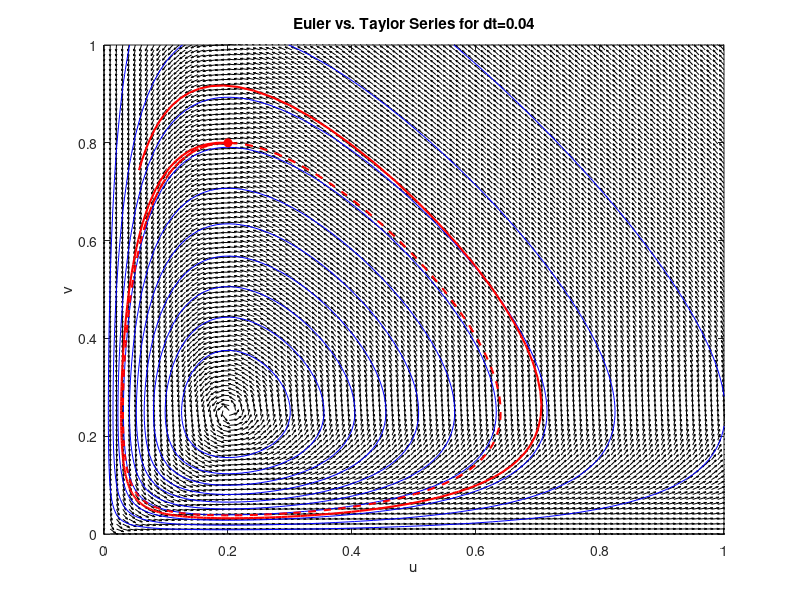
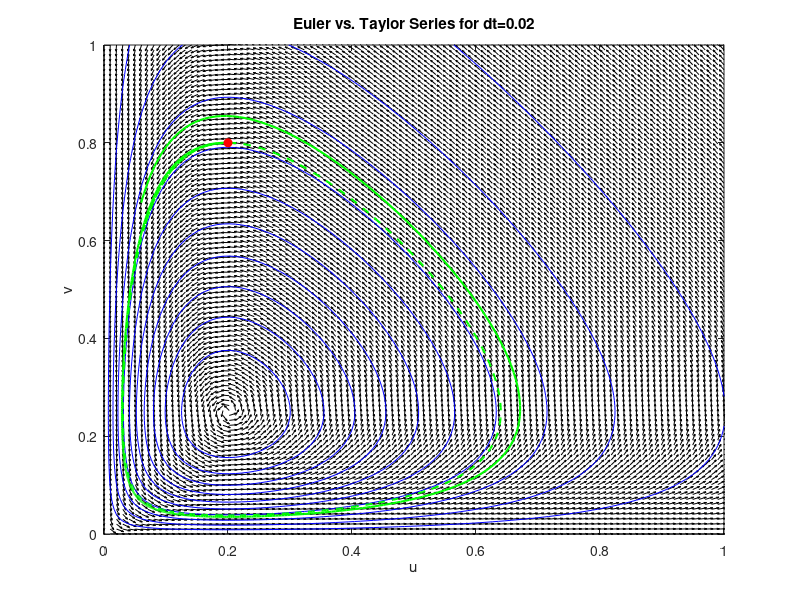
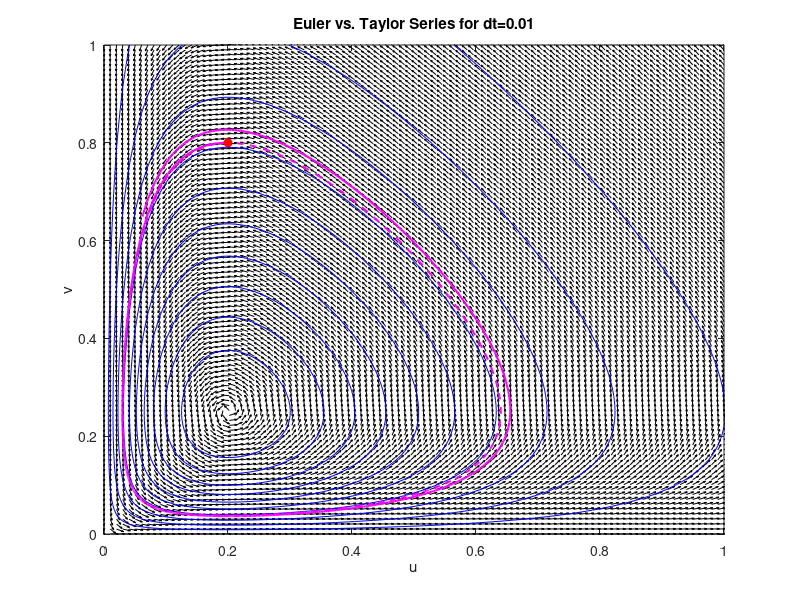
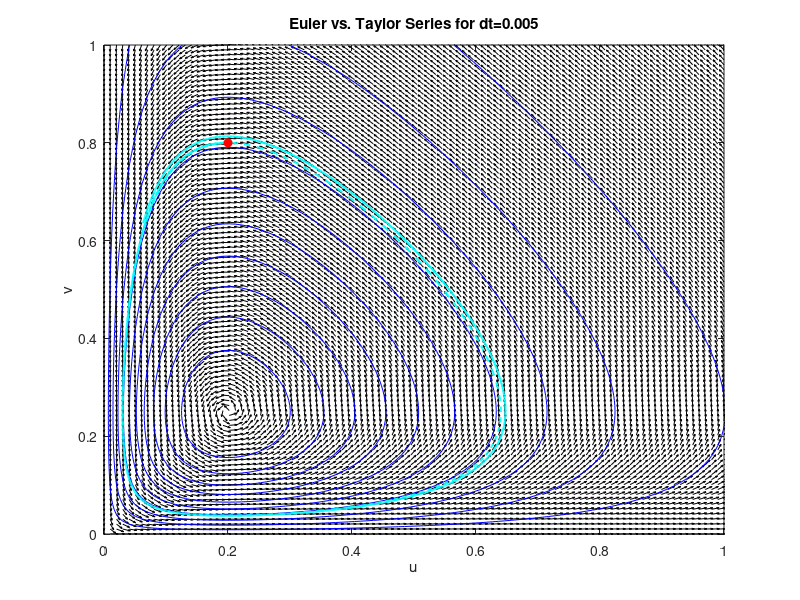

Source code (MATLAB) for these figures, in order:
dt = [0.04, 0.02, 0.01, 0.005, 0.0025];
colors = {"r", "g", "m", "c", "k"};
labels = {"dt=0.04", "dt=0.02", "dt=0.01", "dt=0.005", "dt=0.0025"};

[u, v] = meshgrid(linspace(0,1,100), linspace(0,1,100));
du = u - 4*u.*v;
dv = -v + 5*u.*v;
magnitude = sqrt(du.^2 + dv.^2);
du = du ./ magnitude;
dv = dv ./ magnitude;

for i = 1:length(dt)
    figure;
    quiver(u, v, du, dv, 'k'); hold on;
    contour(u, v, u.*v.*exp(-5.*u - 4.*v), 10, 'b');
    T = 8;
    N = T/dt(i) + 1;
    t = linspace(0, T, N);
    u_euler = zeros(1, N);
    v_euler = zeros(1, N);
    u_taylor = zeros(1, N);
    v_taylor = zeros(1, N);
    u_euler(1) = 0.2;
    v_euler(1) = 0.8;
    u_taylor(1) = u_euler(1);
    v_taylor(1) = v_euler(1);
    for n = 1:N-1
        f1 = u_euler(n) - 4 * u_euler(n) * v_euler(n);
        f2 = -v_euler(n) + 5 * u_euler(n) * v_euler(n);
        u_euler(n+1) = u_euler(n) + dt(i) * f1;
        v_euler(n+1) = v_euler(n) + dt(i) * f2;
    end
    for n = 1:N-1
        f1 = u_taylor(n) - 4 * u_taylor(n) * v_taylor(n);
        f2 = -v_taylor(n) + 5 * u_taylor(n) * v_taylor(n);

        Df_f1 = (-4*u_taylor(n)*(5*u_taylor(n)*v_taylor(n) - v_taylor(n)) + (1 - 4*v_taylor(n))*(-4*u_taylor(n)*v_taylor(n) + u_taylor(n)));
        Df_f2 = (5*v_taylor(n)*(-4*u_taylor(n)*v_taylor(n) + u_taylor(n)) + (5*u_taylor(n) - 1)*(5*u_taylor(n)*v_taylor(n) - v_taylor(n)));

        u_taylor(n+1) = u_taylor(n) + dt(i) * f1 + 0.5 * dt(i)^2 * Df_f1;
        v_taylor(n+1) = v_taylor(n) + dt(i) * f2 + 0.5 * dt(i)^2 * Df_f2;
    end

    plot(u_euler, v_euler, 'Color', colors{i}, 'LineWidth', 1.5, 'DisplayName', ['Euler ' labels{i}]);
    plot(u_taylor, v_taylor, '--', 'Color', colors{i}, 'LineWidth', 1.5, 'DisplayName', ['Taylor ' labels{i}]);
    plot(u_euler(1), v_euler(1), 'ro', 'MarkerFaceColor', 'r');
    xlabel('u'); ylabel('v');
    title(['Euler vs. Taylor Series for ' labels{i}]);
    hold off;
end
